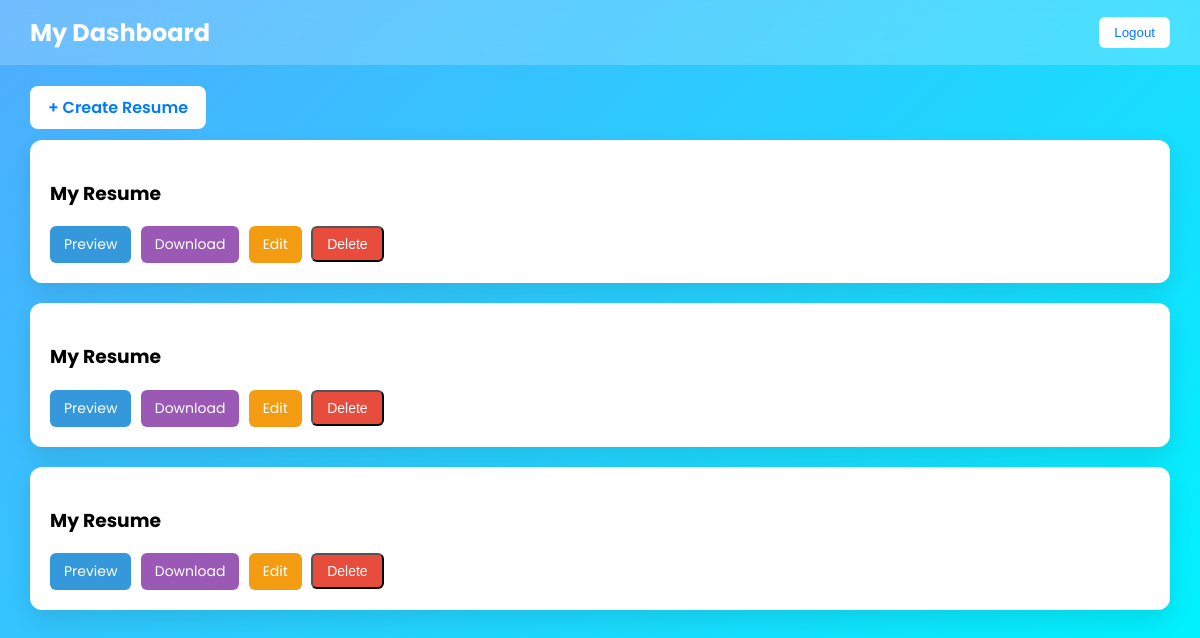
The page /dashboard/ (signed in) on the database its author committed.
### builder/models.py (models this page shows, shortened)
class Resume(models.Model):
    user = models.ForeignKey(User, on_delete=models.CASCADE)
    title = models.CharField(max_length=100)
    template = models.CharField(max_length=50, default='template1')
    mode = models.CharField(
        max_length=10,
        choices=[('simple', 'Simple'), ('step', 'Step')],
        default='simple'
    )
    created_at = models.DateTimeField(auto_now_add=True)

### builder/views.py (the view)
# urls.py: path('dashboard/', views.dashboard, name='dashboard'),
@login_required
def dashboard(request):
    resumes = Resume.objects.filter(user=request.user)
    return render(request, 'dashboard.html', {'resumes': resumes})

### builder/templates/dashboard.html (shortened to what this page needs)
<!DOCTYPE html>
<html>
<head>
</head>
<body>
<div class="navbar">
    <h2>My Dashboard</h2>
    <form action="{% url 'logout' %}" method="POST">
        <button class="logout-btn">Logout</button>
    </form>
</div>
<div class="container">
    <a href="/create/" class="create-btn">+ Create Resume</a>
    {% for resume in resumes %}
        <div class="card">
            <h3>{{ resume.title }}</h3>
            <div class="actions">
                <a href="/{{ resume.id }}/preview/" class="btn btn-preview" onclick="showLoader(); return true;">
                    Preview
                </a>
                <a href="/{{ resume.id }}/pdf/" class="btn btn-download" onclick="downloadToast()">
                    Download
                </a>
                <a href="/{{ resume.id }}/personal/" class="btn btn-edit" onclick="editAlert()">
                    Edit
                </a>
                <button onclick="confirmDelete({{ resume.id }})" class="btn btn-delete">
                    Delete
                </button>
            </div>
        </div>
    {% empty %}
        <p style="color:white; margin-top:20px;">No resumes yet</p>
    {% endfor %}
</div>
</body>
</html>

### builder/templates/dashboard.html (style rules this page uses)
body { margin: 0; font-family: 'Poppins', sans-serif; background: linear-gradient(135deg, #4facfe, #00f2fe); }
.navbar { background: rgba(255,255,255,0.2); backdrop-filter: blur(10px); padding: 15px 30px; color: white; display: flex; justify-content: space-between; align-items: center; }
.navbar h2 { margin: 0; }
.logout-btn { background: white; color: #007bff; border: none; padding: 8px 15px; border-radius: 6px; cursor: pointer; font-weight: 500; }
.container { padding: 30px; }
.create-btn { background: white; color: #007bff; padding: 10px 18px; border-radius: 8px; text-decoration: none; font-weight: 600; transition: 0.3s; }
.card { background: white; padding: 20px; margin-top: 20px; border-radius: 12px; box-shadow: 0 10px 25px rgba(0,0,0,0.1); transition: 0.3s; }
.actions { margin-top: 15px; }
.btn { padding: 8px 14px; border-radius: 6px; text-decoration: none; color: white; font-size: 14px; margin-right: 5px; display: inline-block; transition: 0.3s; }
.btn-preview { background: #3498db; }
.btn-download { background: #9b59b6; }
.btn-edit { background: #f39c12; }
.btn-delete { background: #e74c3c; }

### rows shown on the page
Resume: title "My Resume"
Resume: title "My Resume"
Resume: title "My Resume"
